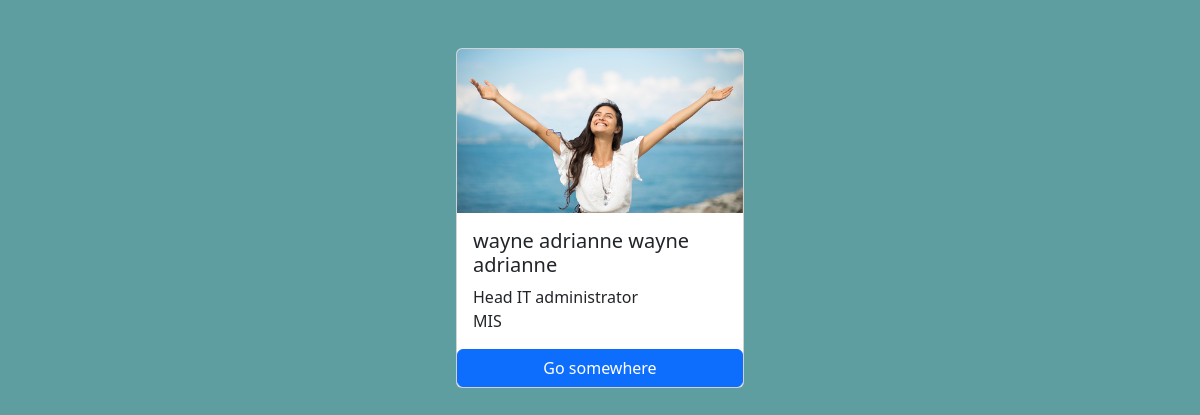
The page /employees/1/ on the database its author committed.
### employees/models.py (models this page shows, shortened)
class employado(models.Model):
    first_name = models.CharField(max_length=100)
    last_name = models.CharField(max_length=100)
    designated = models.CharField(max_length=100)
    department = models.CharField(max_length=100)
    address = models.CharField(max_length=100)
    email = models.EmailField(max_length=100, unique=True)
    phone = models.CharField(max_length=11)
    photo = models.ImageField(upload_to="img")
    created = models.DateTimeField(auto_now_add=True)
    updated = models.DateTimeField(auto_now=True)

### employees/views.py (the view)
# urls.py: path("<int:pk>/", views.employee_detail, name="employee_detail"),
def employee_detail(request, pk):
    employee_profile = get_object_or_404(employado, pk=pk)
    context = {
        "employee_profile": employee_profile,
    }
    return render(request, "employee_detail.html", context)

### templates/employee_detail.html (shortened to what this page needs)
{% load static %}
<!DOCTYPE html>
<html lang="en">
<head>
    <link href="https://cdn.jsdelivr.net/npm/bootstrap@5.3.3/dist/css/bootstrap.min.css" rel="stylesheet">
    <link rel="stylesheet" href="{% static 'css/style.css' %}">
</head>
<body>
    <div class="container pt-5">
        <div class="card m-auto" style="width: 18rem;">
            <img src="{{ employee_profile.photo.url }}" class="card-img-top" alt="...">
            <div class="card-body">
              <h5 class="card-title">{{ employee_profile.first_name }} {{ employee_profile.first_name }}</h5>
              <p class="card-text m-0">{{ employee_profile.designated }}</p>
              <p class="card-text m-0">{{ employee_profile.department }}</p>
            </div>
            <a href="{% url 'home' %}" class="btn btn-primary">Go somewhere</a>
          </div>
    </div>
</body>
</html>

### mysite/static/css/style.css (style rules this page uses)
body { background-color: cadetblue; }

### rows shown on the page
employado: photo (picture), first_name "wayne adrianne", designated "Head IT administrator", department "MIS"
